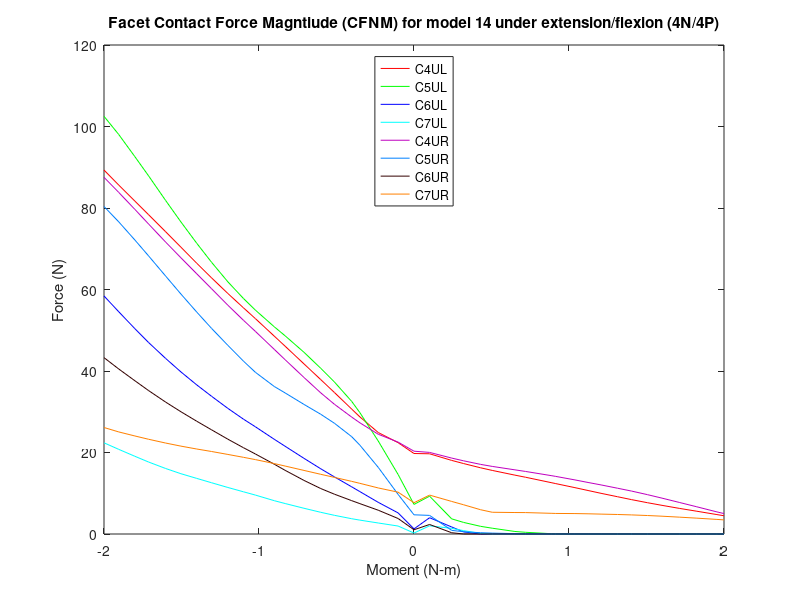

This chart was generated by the following MATLAB code:
%% Facet contact force magnitude (N)
% model14_LatSlide_NoTether/4n & 4p
clear all;
%% 4P
figure (25)

c4ulxp=[2 2.05026 2.12154 2.16006 2.21479 2.25242 2.32555 2.36019 2.44483 2.45733 2.51914 2.56141 2.60341 2.65657 2.70193 2.75284 2.80008 2.85729 2.91018 2.97712 3]-2;
c4ulyp=[19.7539 19.6852 18.0613 17.2871 16.2463 15.6029 14.4463 13.9244 12.5682 12.366 11.3754 10.6756 9.98205 9.14601 8.43257 7.68311 7.0309 6.27029 5.61545 4.768 4.47661 ];

c4urxp=[2 2.05026 2.12154 2.16006 2.21479 2.25242 2.32555 2.36019 2.44483 2.45733 2.51914 2.56141 2.60341 2.65657 2.70193 2.75284 2.80008 2.85729 2.91018 2.97712 3]-2;
c4uryp=[20.3207 20.0248 18.6322 17.9598 17.0866 16.5877 15.7441 15.3474 14.2991 14.1338 13.2743 12.6464 12.0449 11.2347 10.5326 9.66125 8.79979 7.71957 6.71653 5.42442 5.01483  ];

c5ulxp=[2 2.05026 2.12154 2.16006 2.21479 2.25242 2.32555 2.36019 2.44483 2.45733 2.51914 2.56141 2.60341 2.65657 2.70193 2.75284 2.80008 2.85729 2.91018 2.97712 3]-2;
c5ulyp=[7.26002 9.28143 3.71797 2.84097 1.88272 1.42212 0.620113 0.418147 0.0689567 0.0177358 0.00379456 0.00363832 0.00348231 0.00329648 0.00314403 0.00298386 0.00283907 0.00266821 0.00251347 0.00232496 0.00226135 ];

c5urxp=[2 2.05026 2.12154 2.16006 2.21479 2.25242 2.32555 2.36019 2.44483 2.45733 2.51914 2.56141 2.60341 2.65657 2.70193 2.75284 2.80008 2.85729 2.91018 2.97712 3]-2;
c5uryp=[4.70891 4.56897 0.896984 0.551411 0.318706 0.219666 0.089293 0.036187 0.00485521 0.00468181 0.00433827 0.0042492 0.00416102 0.00404875 0.00395155 0.00384261 0.00374441 0.00362403 0.0035092 0.00336143 0.00331002 ];

c6ulxp=[2 2.05026 2.12154 2.16006 2.21479 2.25242 2.32555 2.36019 2.44483 2.45733 2.51914 2.56141 2.60341 2.65657 2.70193 2.75284 2.80008 2.85729 2.91018 2.97712 3]-2;
c6ulyp=[1.25371 3.99343 1.72561 0.517792 0.0052832 0.00524451 0.00519925 0.00517131 0.00506137 0.00504263 0.00495525 0.00488119 0.00480653 0.00471168 0.004625 0.00453107 0.00444037 0.00432452 0.00421508 0.00407227 0.00402243 ];

c6urxp=[2 2.05026 2.12154 2.16006 2.21479 2.25242 2.32555 2.36019 2.44483 2.45733 2.51914 2.56141 2.60341 2.65657 2.70193 2.75284 2.80008 2.85729 2.91018 2.97712 3]-2;
c6uryp=[1.04329 2.33526 0.309665 0.00432541 0.00392703 0.00380572 0.00369784 0.00363269 0.00348028 0.00345719 0.00333528 0.00324688 0.00315385 0.00302906 0.00292246 0.00279883 0.00268202 0.00254066 0.00240835 0.00224421 0.0021872];

c7ulxp=[2 2.05026 2.12154 2.16006 2.21479 2.25242 2.32555 2.36019 2.44483 2.45733 2.51914 2.56141 2.60341 2.65657 2.70193 2.75284 2.80008 2.85729 2.91018 2.97712 3]-2;
c7ulyp=[0.234852 2.01128 1.38815 0.823596 0.140931 0.00560417 0.00572182 0.00580373 0.00596605 0.0059854 0.00606197 0.00609778 0.00612432 0.00614834 0.006162 0.00616827 0.00616756 0.00626064 0.0063341 0.00640511 0.00644702];

c7urxp=[2 2.05026 2.12154 2.16006 2.21479 2.25242 2.32555 2.36019 2.44483 2.45733 2.51914 2.56141 2.60341 2.65657 2.70193 2.75284 2.80008 2.85729 2.91018 2.97712 3]-2;
c7uryp=[7.67754 9.54573 7.99443 7.173 5.95659 5.33522 5.27021 5.25586 5.07391 5.04453 5.01491 4.95954 4.88234 4.78872 4.68497 4.53694 4.36937 4.12993 3.89953 3.58155 3.46427 ];

%% 4N

c4ulxn=-1*[2 2.05126 2.11533 2.17471 2.20107 2.25678 2.30078 2.35474 2.41562 2.45083 2.5117 2.55021 2.60026 2.65289 2.70081 2.75198 2.8011 2.85607 2.90043 2.95245 3]+2;
c4ulyn=[19.7539 22.4097 24.9026 28.744 30.6617 34.7278 37.8857 41.7366 46.0759 48.5642 52.8592 55.5079 59.0105 62.8457 66.4437 70.3968 74.1704 78.3444 81.697 85.63 89.3084 ];

c4urxn=-1*[2 2.05126 2.11533 2.17471 2.20107 2.25678 2.30078 2.35474 2.41562 2.45083 2.5117 2.55021 2.60026 2.65289 2.70081 2.75198 2.8011 2.85607 2.90043 2.95245 3]+2;
c4uryn=[20.3207 22.5472 24.4792 27.2933 28.6973 31.8416 34.6358 38.4022 42.7614 45.317 49.7261 52.4507 56.133 60.1816 63.8538 67.7905 71.6318 76.0601 79.664 83.8245 87.5346];

c5ulxn=-1*[2 2.05126 2.11533 2.17471 2.20107 2.25678 2.30078 2.35474 2.41562 2.45083 2.5117 2.55021 2.60026 2.65289 2.70081 2.75198 2.8011 2.85607 2.90043 2.95245 3]+2;
c5ulyn=[7.26002 14.6039 22.8155 29.7949 32.5499 37.3107 40.6591 44.5826 48.6296 50.857 54.9471 57.8047 61.8711 66.6676 71.345 76.5942 81.8392 87.8758 92.6026 98.0356 102.503 ];

c5urxn=-1*[2 2.05126 2.11533 2.17471 2.20107 2.25678 2.30078 2.35474 2.41562 2.45083 2.5117 2.55021 2.60026 2.65289 2.70081 2.75198 2.8011 2.85607 2.90043 2.95245 3]+2;
c5uryn=[4.70891 9.71846 16.3526 21.8092 23.888 27.1832 29.382 31.796 34.6146 36.2041 39.6869 42.4259 46.2812 50.4482 54.4593 58.8979 63.2897 68.234 72.1486 76.6012 80.3757];

c6ulxn=-1*[2 2.05126 2.11533 2.17471 2.20107 2.25678 2.30078 2.35474 2.41562 2.45083 2.5117 2.55021 2.60026 2.65289 2.70081 2.75198 2.8011 2.85607 2.90043 2.95245 3]+2;
c6ulyn=[1.25371 5.17705 7.76956 10.4076 11.58 14.0204 16.0032 18.5619 21.5254 23.2482 26.3146 28.1855 30.8192 33.7908 36.5903 39.7817 43.0818 46.9827 50.389 54.5401 58.413 ];

c6urxn=-1*[2 2.05126 2.11533 2.17471 2.20107 2.25678 2.30078 2.35474 2.41562 2.45083 2.5117 2.55021 2.60026 2.65289 2.70081 2.75198 2.8011 2.85607 2.90043 2.95245 3]+2;
c6uryn=[1.04329 3.80223 5.83889 7.45621 8.1865 9.77289 11.1543 13.1469 15.6211 17.1307 19.6406 21.1778 23.2598 25.5598 27.6722 30.0085 32.367 35.191 37.611 40.4932 43.28];

c7ulxn=-1*[2 2.05126 2.11533 2.17471 2.20107 2.25678 2.30078 2.35474 2.41562 2.45083 2.5117 2.55021 2.60026 2.65289 2.70081 2.75198 2.8011 2.85607 2.90043 2.95245 3]+2;
c7ulyn=[0.234852 1.9539 2.70203 3.40765 3.75151 4.58663 5.32468 6.31227 7.47601 8.17723 9.55419 10.3585 11.4139 12.5752 13.6453 14.7994 16.0735 17.6595 19.073 20.773 22.378];

c7urxn=-1*[2 2.05126 2.11533 2.17471 2.20107 2.25678 2.30078 2.35474 2.41562 2.45083 2.5117 2.55021 2.60026 2.65289 2.70081 2.75198 2.8011 2.85607 2.90043 2.95245 3]+2;
c7uryn=[7.67754 10.2633 11.3018 12.4368 12.9215 13.8956 14.6507 15.6015 16.6741 17.2863 18.2586 18.8212 19.523 20.2465 20.8568 21.5658 22.3204 23.2472 24.0581 25.049 26.1345];
%% left

c4xl=2*[flip(c4ulxn(2:21)),c4ulxp];
c4yl=[flip(c4ulyn(2:21)),c4ulyp];
a=plot(c4xl,c4yl,'r');
hold on

c5xl=2*[flip(c5ulxn(2:21)),c5ulxp];
c5yl=[flip(c5ulyn(2:21)),c5ulyp];
b=plot(c5xl,c5yl,'g');
hold on

c6xl=2*[flip(c6ulxn(2:21)),c6ulxp];
c6yl=[flip(c6ulyn(2:21)),c6ulyp];
c=plot(c6xl,c6yl,'b');
hold on

c7xl=2*[flip(c7ulxn(2:21)),c7ulxp];
c7yl=[flip(c7ulyn(2:21)),c7ulyp];
d=plot(c7xl,c7yl,'c');
hold on
%% Right

c4xr=2*[flip(c4urxn(2:21)),c4urxp];
c4yr=[flip(c4uryn(2:21)),c4uryp];
e=plot(c4xr,c4yr,'color',[0.75, 0, 0.75]);
hold on

c5xr=2*[flip(c5urxn(2:21)),c5urxp];
c5yr=[flip(c5uryn(2:21)),c5uryp];
f=plot(c5xr,c5yr,'color',[0 0.5 1]);
hold on

c6xr=2*[flip(c6urxn(2:21)),c6urxp];
c6yr=[flip(c6uryn(2:21)),c6uryp];
g=plot(c6xr,c6yr,'color',[0.2 0 0]);
hold on

c7xr=2*[flip(c7urxn(2:21)),c7urxp];
c7yr=[flip(c7uryn(2:21)),c7uryp];
h=plot(c7xr,c7yr,'color',[1 .5 0]);

leg=[a,b,c,d,e,f,g,h];
title('Facet Contact Force Magntiude (CFNM) for model 14 under extension/flexion (4N/4P)')
xlabel('Moment (N-m)')
ylabel('Force (N)')
legend(leg,'C4UL','C5UL','C6UL','C7UL','C4UR','C5UR','C6UR','C7UR','location','north')
